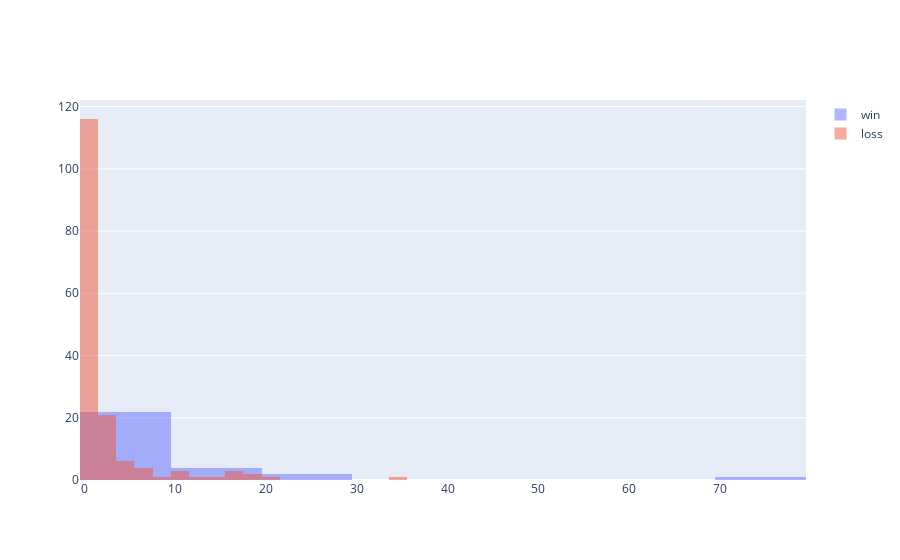

The cell this chart's notebook holds for it:
### Code cell
fig = go.Figure()
fig.add_trace(go.Histogram(x=win_dict['bars'],name='win'))
fig.add_trace(go.Histogram(x=loss_dict['bars'],name='loss'))

# Overlay both histograms
fig.update_layout(barmode='overlay')
# Reduce opacity to see both histograms
fig.update_traces(opacity=0.50)
fig.show()

### Figure 1 — Plotly figure (JSON) as saved in the notebook; plotly's stock layout.template omitted (floating-point values rounded to 4 significant figures; data arrays with more than 128 entries replaced by an {"elided": "..."} marker saying what was removed)
{"data": [{"name": "win", "opacity": 0.5, "type": "histogram", "x": [5, 5, 1, 2, 12, 1, 3, 71, 3, 1, 23, 3, 6, 2, 3, 10, 4, 10, 4, 3, 13, 9, 3, 22, 4, 3, 3, 3, 4]}, {"name": "loss", "opacity": 0.5, "type": "histogram", "x": {"elided": "160 int values"}}], "layout": {"autosize": true, "barmode": "overlay", "xaxis": {"autorange": true, "range": [-0.5, 79.5], "type": "linear"}, "yaxis": {"autorange": true, "range": [0, 122.1]}}}
